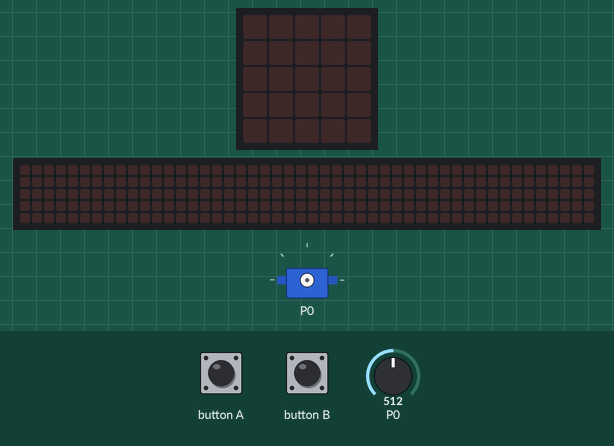
Simulated run of this program. Board: BBC micro:bit (MakeCode). Shown: the board's 5×5 LED display, a strip that is not on the board, showing the scrolling text unrolled, servo. The inputs (shaded band) are chosen by the test bench; at power-on: P0 = 512 (analog values on the 0–1023 scale). The 48×5 strip is a reading aid, not a part: it shows the text the display is scrolling, unrolled, one strip-width of it at a time.

Above: at 1.2 s.
1.3 s: button A pressed for 0.15 s
At 1.52 s:
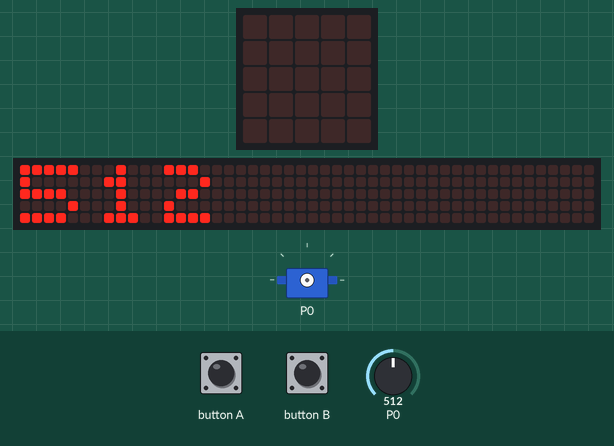
At 1.97 s:
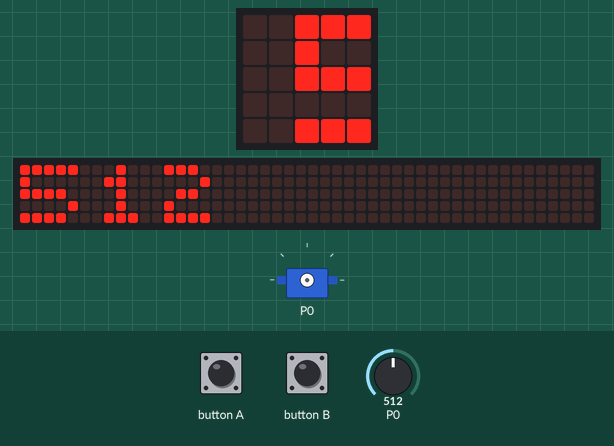
4.3 s: P0 set to 0
6.5 s: button B pressed for 0.15 s
At 8.2 s:
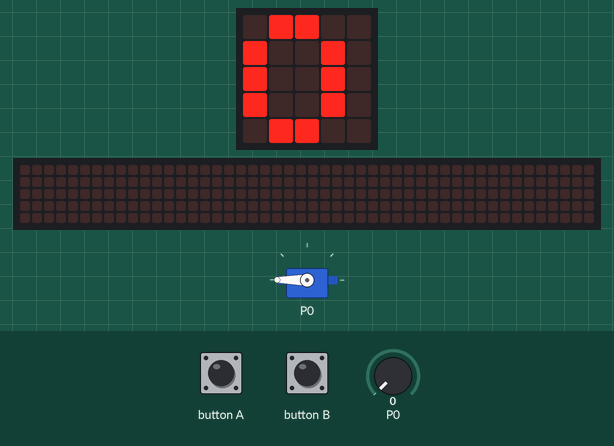
Timing chart, 0 to 9.7 s (numbered marks = the images above; inputs shaded):
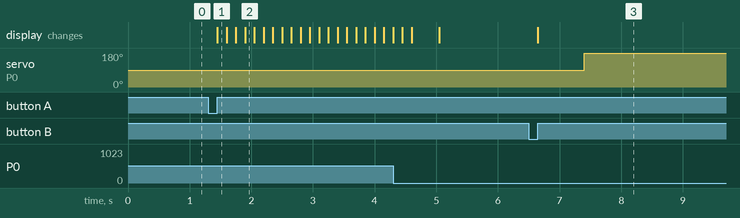

The program:

main.ts
```typescript
input.onButtonPressed(Button.A, function () {
    basic.showString("" + (pins.analogReadPin(AnalogPin.P0)))
    if (pins.analogReadPin(AnalogPin.P0) == 0) {
        for (let index = 0; index < 4; index++) {
            pins.servoSetPulse(AnalogPin.P0, 1500)
            pins.servoWritePin(AnalogPin.P0, 90)
        }
    }
})
input.onButtonPressed(Button.B, function () {
    basic.showString("" + (pins.analogReadPin(AnalogPin.P0)))
    if (pins.analogReadPin(AnalogPin.P0) == 0) {
        for (let index = 0; index < 4; index++) {
            pins.servoSetPulse(AnalogPin.P0, 1500)
            pins.servoWritePin(AnalogPin.P0, 180)
        }
    }
})
```

test.ts
```typescript
// テストはここに来ます。このパッケージが拡張機能として使用されるときにはコンパイルされません。
```

Measured:
- after the input at 1.3 s, the display: changes after 0.15 s (image 1)
- after the input at 6.5 s, servo on P0: 90° → 180° after 0.90 s; the display: changes after 0.15 s (image 3)
